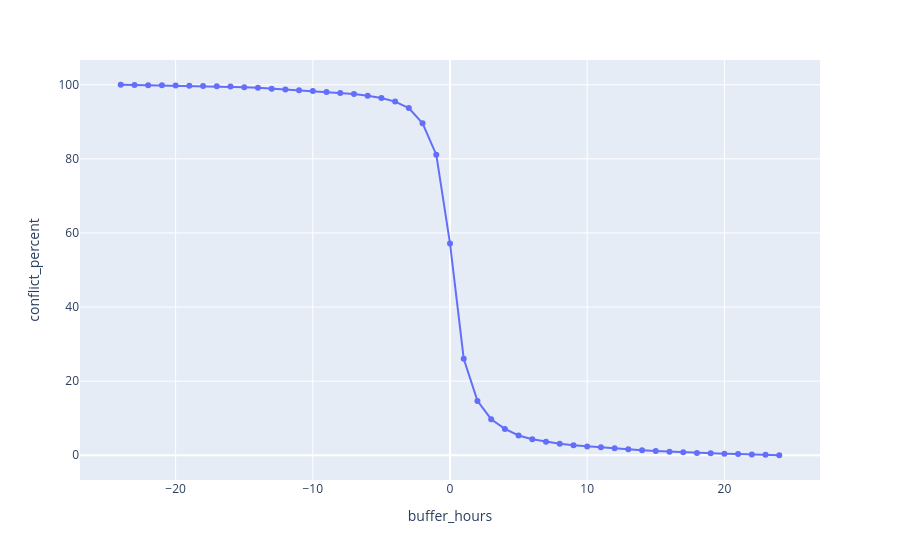

The cell this chart's notebook holds for it:
### Code cell
fig = px.line(
    df_buffer[df_buffer["type"] == "all"],
    x="buffer_hours",
    y="conflict_percent",
    markers=True
)
fig.show()

### Figure 1 — Plotly figure (JSON) as saved in the notebook; plotly's stock layout.template omitted (floating-point values rounded to 4 significant figures)
{"data": [{"hovertemplate": "buffer_hours=%{x}<br>conflict_percent=%{y}<extra></extra>", "legendgroup": "", "line": {"color": "#636efa", "dash": "solid"}, "marker": {"symbol": "circle"}, "mode": "lines+markers", "name": "", "orientation": "v", "showlegend": false, "type": "scatter", "x": [-24, -23, -22, -21, -20, -19, -18, -17, -16, -15, -14, -13, -12, -11, -10, -9, -8, -7, -6, -5, -4, -3, -2, -1, 0, 1, 2, 3, 4, 5, 6, 7, 8, 9, 10, 11, 12, 13, 14, 15, 16, 17, 18, 19, 20, 21, 22, 23, 24], "xaxis": "x", "y": [100.0, 99.93, 99.87, 99.84, 99.8, 99.75, 99.69, 99.62, 99.51, 99.35, 99.16, 98.91, 98.74, 98.51, 98.3, 98.04, 97.79, 97.48, 97.05, 96.41, 95.45, 93.71, 89.61, 81.12, 57.18, 26.05, 14.67, 9.73, 7.11, 5.34, 4.32, 3.67, 3.08, 2.69, 2.39, 2.16, 1.9, 1.59, 1.37, 1.12, 0.95, 0.83, 0.64, 0.52, 0.39, 0.32, 0.22, 0.15, 0.0], "yaxis": "y"}], "layout": {"legend": {"tracegroupgap": 0}, "margin": {"t": 60}, "xaxis": {"anchor": "y", "domain": [0, 1], "title": {"text": "buffer_hours"}}, "yaxis": {"anchor": "x", "domain": [0, 1], "title": {"text": "conflict_percent"}}}}
